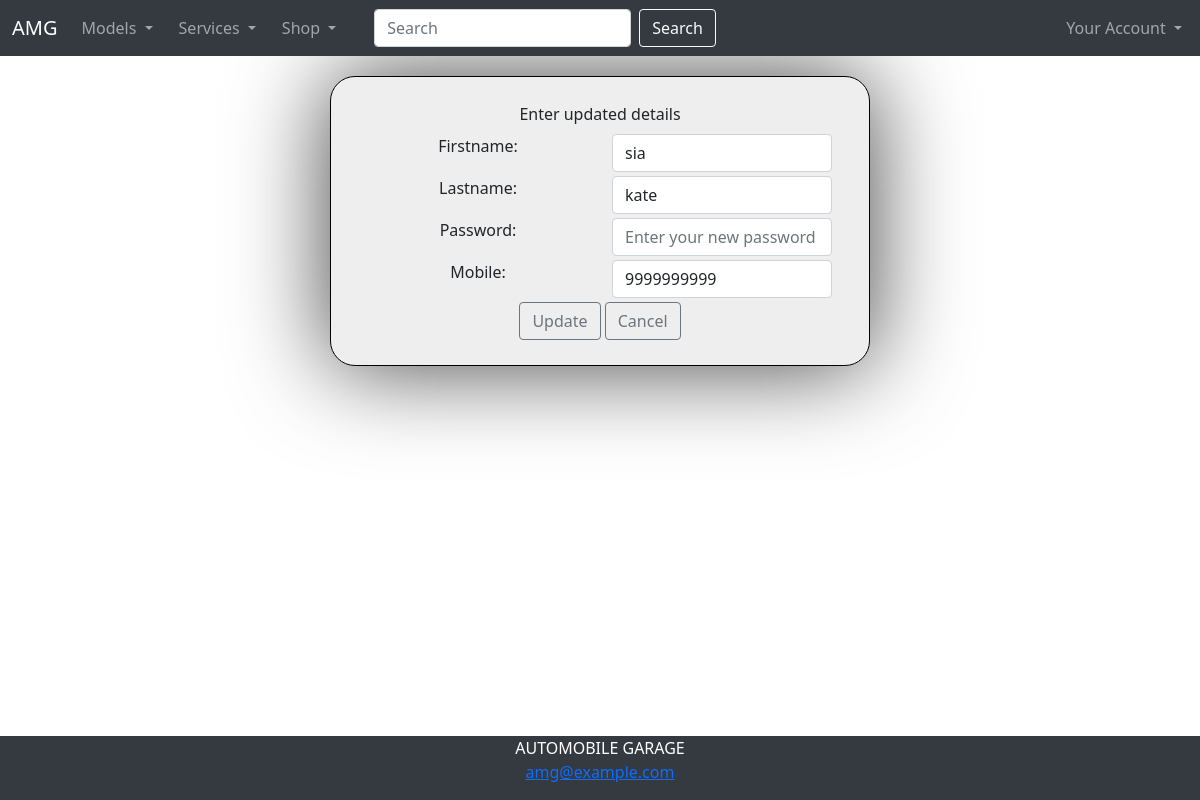
The app's page /account/update/ (signed in) with its own data.
### home/models.py (models this page shows)
class User(models.Model):
    firstname = models.CharField(max_length= 50, blank=False)
    lastname = models.CharField(max_length= 50, blank=False)
    email = models.EmailField(blank=False)
    password = models.CharField(max_length= 50, blank=False)
    mobile = models.CharField(max_length=15, blank=False)

### home/views.py (the view, shortened to what this page needs)
# urls.py: path('account/update/', update, name="account-update"),
def update(request):
    template_name = 'registration/update.html'
    if 'username' in request.session:
        if request.method == 'GET':
            object = User.objects.get(email=request.session.get('username'))
            form = UserUpdateForm(instance=object)
            context = {"form": form}
            return render(request, template_name, context)
    return redirect('/login')

### home/forms.py (shortened to what this page needs)
class UserUpdateForm(forms.ModelForm):
    firstname = forms.CharField(max_length=50, widget=forms.TextInput(attrs={'class': 'form-control',
                                                                             'placeholder': 'Enter your new first name'}))
    lastname = forms.CharField(max_length=50, widget=forms.TextInput(attrs={'class': 'form-control',
                                                                            'placeholder': 'Enter your new last name'}))
    password = forms.CharField(max_length=50, widget=forms.PasswordInput(attrs={'class': 'form-control',
                                                                                'placeholder': 'Enter your new password'}))
    mobile = forms.CharField(max_length=15, widget=forms.TextInput(attrs={'class': 'form-control',
                                                                          'placeholder': 'Enter your new mobile'}))
    class Meta:
        model = User
        fields = [
            'firstname',
            'lastname',
            'password',
            'mobile'
        ]

### home/templates/registration/update.html (shortened to what this page needs)
{% extends 'base.html' %}
{% block content %}
{% load static %}
<link rel="stylesheet" href="{% static 'css/form.css' %}">
<div class="content">
    <div class="form-label">Enter updated details</div>
        <form method="POST" >
        <div class="container">
          {% for field in form %}
          <div class="row">
            <div class="col">
              {{ field.label_tag }}
            </div>
            <div class="col">
              {{ field }}
            </div>
            <div class="row">
            </div>
          </div>
          {% endfor %}
          <div class="col">
              <button type="submit" class="btn btn-outline-secondary">Update</button>
              <a href="{% url 'home:profile' %}" class="btn btn-outline-secondary">Cancel</a>
          </div>
        </div>
</div>
{% endblock content %}

### home/static/css/form.css (style rules this page uses)
.content { max-width: 45%; align-content: center; align-items: center; text-align: center; margin:0 auto; margin-top: 20px; padding: 25px; border: 1px solid black; border-radius: 25px; box-shadow: 0px 0px 96px 0px rgba(0,0,0,0.75); background:#EEEEEE; }

### records on screen
User: form "sia" "kate" "9999999999"

### other values on screen
{{ field.label_tag }} "Firstname:" "Lastname:" "Password:" "Mobile:"
